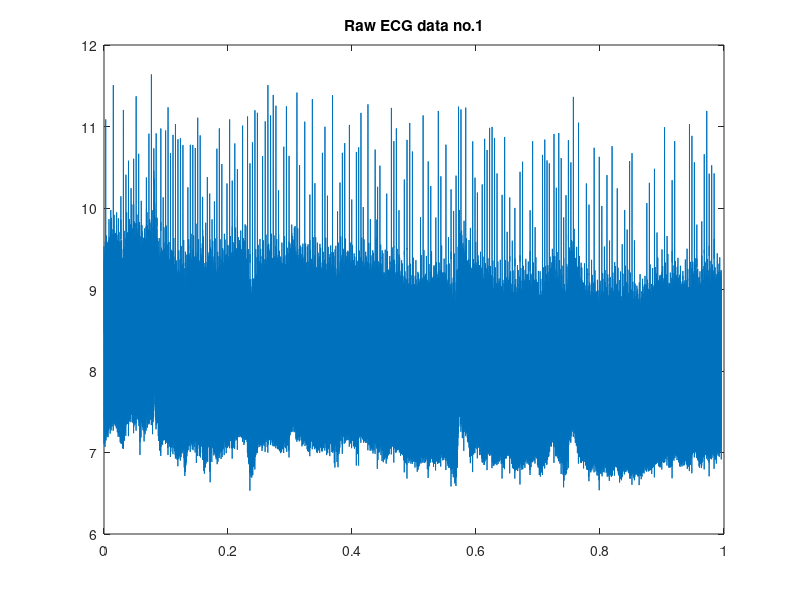

This chart was generated by the following MATLAB code: (Note: this script raises an error after producing the figure.)
%%%%%%%%%%%%%%%%%%%% DANE WEJSCIOWE %%%%%%%%%%%%%%%%%%
clear
close all

fir_length        = 50; % dlugosc filtru 
% raw_ecg_mat       = load("raw_signal_person1.mat")'; % zaszumiony sygnal EKG -> wejscie
% raw_ecg{1}        = raw_ecg_mat.raw_ecg;
% raw_ecg_mat       = load("raw_signal_person3.mat")'; % zaszumiony sygnal EKG -> wejscie
% raw_ecg{2}        = raw_ecg_mat.raw_ecg;
% raw_ecg_mat       = load("raw_signal_person9.mat")'; % zaszumiony sygnal EKG -> wejscie
% raw_ecg{3}        = raw_ecg_mat.raw_ecg;
raw_ecg_mat       = load("raw_signal_fantasia_signal.mat")'; % zaszumiony sygnal EKG -> wejscie
raw_ecg{1}        = raw_ecg_mat.signal;

Fs                = 250; %czestotliwoosc probkowania sygnalu
window            = 10; %wielkość okna filtru medianowego

for m = 1:length(raw_ecg)
    
    t             = linspace(0,1-1/Fs,length(raw_ecg{m})); %podstawa czasu
    
    figure()
    plot(t, raw_ecg{m}); %wykres surowego sygnału EKG
    title(sprintf('Raw ECG data no.%u',m))
    
    amplitude_array = [0.1 2 4 10]; %amplituda szumu
    n_array         = [5e-2 5e-3 1e-3 1e-4]; %wspolczynnik szybkosci uczenia
    noise_freq      = 50; %czestotliwosc szumu
    % Wektory sluzace do testow metody
    % Bedziemy testowac metode dla roznych amplitud oraz wspolczynnikow
    % szybkosci uczenia

    figure()
    for j =1:length(amplitude_array)

        for k=1:length(n_array)

            % Inizjalizacja wektorow
            coefficients_sin  = zeros(1,fir_length,"double");
            ref_sin           = zeros(1,fir_length,"double");
            coefficients_cos  = zeros(1,fir_length,"double");
            ref_cos           = zeros(1,fir_length,"double");

            filtered_ecg      = zeros(1,length(raw_ecg{m}), "double"); %odszumiony sygnal EKG

            %%%%%%%%%%%%%%%%%%%%%%%%%%%%%%%%%%%%%%%%%%%%%%%%%%%%%

            % Wykonaj obliczenia
            offset_sin = 0;
            offset_cos = 0;

            for i=1:length(raw_ecg{m})
                % Generacja referencyjnego sygnalu szumu
                ref_noise = amplitude_array(j)*sin(2*pi/20*(i-1));
                ref_noise1 = amplitude_array(j)*cos(2*pi/20*(i-1));

                % Filtr FIR
                [filtered_sample,offset,ref_sin] = zomb_filter(double(ref_noise), ...
                    offset_sin, ...
                    ref_sin,coefficients_sin, ...
                    fir_length);

                [filtered_sample1,offset_cos,ref_cos] = zomb_filter(double(ref_noise1), ...
                    offset_cos, ...
                    ref_cos, ...
                    coefficients_cos, ...
                    fir_length);
                % Sygnal referencyjny r(n) = w1(n)*x1(n) + w2(n)*x2(n)
                fir = filtered_sample1 + filtered_sample;
                output_signal = raw_ecg{m}(i) - fir;

                % Filtr adaptacyjny LMS
                coefficients_sin = zomb_lms(output_signal, ...
                    offset_sin, ...
                    ref_sin, ...
                    coefficients_sin, ...
                    fir_length, ...
                    n_array(k));
                coefficients_cos = zomb_lms(output_signal, ...
                    offset_cos, ...
                    ref_cos, ...
                    coefficients_cos, ...
                    fir_length, ...
                    n_array(k));
                % Odfiltrowany sygnal EKG
                filtered_ecg(i) = output_signal;

            end

            % Filtr medianowy 
            median_filter_output = zomb_median(filtered_ecg,window);

%             figure()
%             plot(t, median_filter_output)
%             title(sprintf('Filtered ECG data n = %0.1e, A = %u',n_array(k),amplitude_array(j)));
            % Wizualizacja danych
            subplot(4,4,k+((j-1)*4))
            plot(t, median_filter_output);
            title(sprintf('Filtered ECG data n = %0.1e, A = %u',n_array(k),amplitude_array(j)));

        end
    end
end
  
  
  
